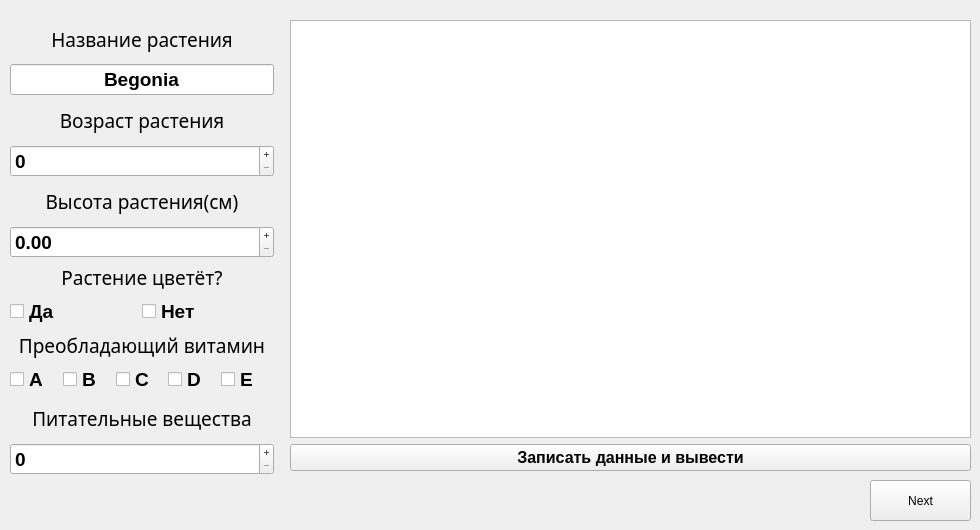
    <widget class="QWidget" name="page_3">
     <widget class="QWidget" name="verticalLayoutWidget_11">
      <property name="geometry">
       <rect>
        <x>10</x>
        <y>20</y>
        <width>264</width>
        <height>455</height>
       </rect>
      </property>
      <layout class="QGridLayout" name="gridLayout">
       <property name="leftMargin">
        <number>0</number>
       </property>
       <item row="0" column="0">
        <layout class="QVBoxLayout" name="verticalLayout_18">
         <item>
          <widget class="QLabel" name="label_15">
           <property name="font">
            <font>
             <family>Waree</family>
             <pointsize>14</pointsize>
             <bold>false</bold>
            </font>
           </property>
           <property name="text">
            <string>Название растения</string>
           </property>
           <property name="alignment">
            <set>Qt::AlignCenter</set>
           </property>
          </widget>
         </item>
         <item>
          <widget class="QLineEdit" name="nameEdit_3">
           <property name="font">
            <font>
             <pointsize>14</pointsize>
             <bold>true</bold>
            </font>
           </property>
           <property name="text">
            <string>Begonia</string>
           </property>
           <property name="alignment">
            <set>Qt::AlignCenter</set>
           </property>
           <property name="readOnly">
            <bool>true</bool>
           </property>
          </widget>
         </item>
        </layout>
       </item>
       <item row="1" column="0">
        <layout class="QVBoxLayout" name="verticalLayout_19">
         <item>
          <widget class="QLabel" name="label_16">
           <property name="font">
            <font>
             <family>Waree</family>
             <pointsize>14</pointsize>
             <bold>false</bold>
            </font>
           </property>
           <property name="text">
            <string>Возраст растения</string>
           </property>
           <property name="alignment">
            <set>Qt::AlignCenter</set>
           </property>
          </widget>
         </item>
         <item>
          <widget class="QSpinBox" name="ageBox_3">
           <property name="font">
            <font>
             <pointsize>14</pointsize>
             <bold>true</bold>
            </font>
           </property>
           <property name="buttonSymbols">
            <enum>QAbstractSpinBox::PlusMinus</enum>
           </property>
           <property name="maximum">
            <number>9999</number>
           </property>
          </widget>
         </item>
        </layout>
       </item>
       <item row="2" column="0">
        <layout class="QVBoxLayout" name="verticalLayout_20">
         <item>
          <widget class="QLabel" name="label_17">
           <property name="font">
            <font>
             <family>Waree</family>
             <pointsize>14</pointsize>
             <bold>false</bold>
            </font>
           </property>
           <property name="text">
            <string>Высота растения(см)</string>
           </property>
           <property name="alignment">
            <set>Qt::AlignCenter</set>
           </property>
          </widget>
         </item>
         <item>
          <widget class="QDoubleSpinBox" name="heightBox_3">
           <property name="font">
            <font>
             <pointsize>14</pointsize>
             <bold>true</bold>
            </font>
           </property>
           <property name="buttonSymbols">
            <enum>QAbstractSpinBox::PlusMinus</enum>
           </property>
           <property name="maximum">
            <double>99999.990000000005239</double>
           </property>
          </widget>
         </item>
        </layout>
       </item>
       <item row="3" column="0">
        <layout class="QVBoxLayout" name="verticalLayout_21">
         <item>
          <widget class="QLabel" name="label_18">
           <property name="sizePolicy">
            <sizepolicy hsizetype="Preferred" vsizetype="Fixed">
             <horstretch>0</horstretch>
             <verstretch>0</verstretch>
            </sizepolicy>
           </property>
           <property name="font">
            <font>
             <family>Waree</family>
             <pointsize>14</pointsize>
             <bold>false</bold>
            </font>
           </property>
           <property name="text">
            <string>Растение цветёт?</string>
           </property>
           <property name="alignment">
            <set>Qt::AlignCenter</set>
           </property>
          </widget>
         </item>
         <item>
          <layout class="QHBoxLayout" name="horizontalLayout_5">
           <property name="spacing">
            <number>0</number>
           </property>
           <property name="sizeConstraint">
            <enum>QLayout::SetDefaultConstraint</enum>
           </property>
           <item>
            <widget class="QCheckBox" name="yesBox_3">
             <property name="sizePolicy">
              <sizepolicy hsizetype="Minimum" vsizetype="Fixed">
               <horstretch>0</horstretch>
               <verstretch>0</verstretch>
              </sizepolicy>
             </property>
             <property name="font">
              <font>
               <pointsize>14</pointsize>
               <bold>true</bold>
              </font>
             </property>
             <property name="text">
              <string>Да</string>
             </property>
             <attribute name="buttonGroup">
              <string notr="true">buttonGroup_5</string>
             </attribute>
            </widget>
           </item>
           <item>
            <widget class="QCheckBox" name="noBox_3">
             <property name="sizePolicy">
              <sizepolicy hsizetype="Preferred" vsizetype="Fixed">
               <horstretch>0</horstretch>
               <verstretch>0</verstretch>
              </sizepolicy>
             </property>
             <property name="font">
              <font>
               <pointsize>14</pointsize>
               <bold>true</bold>
              </font>
             </property>
             <property name="text">
              <string>Нет</string>
             </property>
             <attribute name="buttonGroup">
              <string notr="true">buttonGroup_5</string>
             </attribute>
            </widget>
           </item>
          </layout>
         </item>
        </layout>
       </item>
       <item row="4" column="0">
        <layout class="QVBoxLayout" name="verticalLayout_22">
         <item>
          <widget class="QLabel" name="label_19">
           <property name="sizePolicy">
            <sizepolicy hsizetype="Preferred" vsizetype="Fixed">
             <horstretch>0</horstretch>
             <verstretch>0</verstretch>
            </sizepolicy>
           </property>
           <property name="font">
            <font>
             <family>Waree</family>
             <pointsize>14</pointsize>
             <bold>false</bold>
            </font>
           </property>
           <property name="text">
            <string>Преобладающий витамин</string>
           </property>
           <property name="alignment">
            <set>Qt::AlignCenter</set>
           </property>
          </widget>
         </item>
         <item>
          <layout class="QHBoxLayout" name="horizontalLayout_6">
           <property name="spacing">
            <number>0</number>
           </property>
           <property name="sizeConstraint">
            <enum>QLayout::SetDefaultConstraint</enum>
           </property>
           <item>
            <widget class="QCheckBox" name="aBox_3">
             <property name="sizePolicy">
              <sizepolicy hsizetype="Minimum" vsizetype="Fixed">
               <horstretch>0</horstretch>
               <verstretch>0</verstretch>
              </sizepolicy>
             </property>
             <property name="font">
              <font>
               <pointsize>14</pointsize>
               <bold>true</bold>
              </font>
             </property>
             <property name="text">
              <string>A</string>
             </property>
             <attribute name="buttonGroup">
              <string notr="true">buttonGroup_6</string>
             </attribute>
            </widget>
           </item>
           <item>
            <widget class="QCheckBox" name="bBox_3">
             <property name="sizePolicy">
              <sizepolicy hsizetype="Minimum" vsizetype="Fixed">
               <horstretch>0</horstretch>
               <verstretch>0</verstretch>
              </sizepolicy>
             </property>
             <property name="font">
              <font>
               <pointsize>14</pointsize>
               <bold>true</bold>
              </font>
             </property>
             <property name="text">
              <string>B</string>
             </property>
             <attribute name="buttonGroup">
              <string notr="true">buttonGroup_6</string>
             </attribute>
            </widget>
           </item>
           <item>
            <widget class="QCheckBox" name="cBox_3">
             <property name="sizePolicy">
              <sizepolicy hsizetype="Minimum" vsizetype="Fixed">
               <horstretch>0</horstretch>
               <verstretch>0</verstretch>
              </sizepolicy>
             </property>
             <property name="font">
              <font>
               <pointsize>14</pointsize>
               <bold>true</bold>
              </font>
             </property>
             <property name="text">
              <string>C</string>
             </property>
             <attribute name="buttonGroup">
              <string notr="true">buttonGroup_6</string>
             </attribute>
            </widget>
           </item>
           <item>
            <widget class="QCheckBox" name="dBox_3">
             <property name="sizePolicy">
              <sizepolicy hsizetype="Preferred" vsizetype="Fixed">
               <horstretch>0</horstretch>
               <verstretch>0</verstretch>
              </sizepolicy>
             </property>
             <property name="font">
              <font>
               <pointsize>14</pointsize>
               <bold>true</bold>
              </font>
             </property>
             <property name="text">
              <string>D</string>
             </property>
             <attribute name="buttonGroup">
              <string notr="true">buttonGroup_6</string>
             </attribute>
            </widget>
           </item>
           <item>
            <widget class="QCheckBox" name="eBox_3">
             <property name="sizePolicy">
              <sizepolicy hsizetype="Preferred" vsizetype="Fixed">
               <horstretch>0</horstretch>
               <verstretch>0</verstretch>
              </sizepolicy>
             </property>
             <property name="font">
              <font>
               <pointsize>14</pointsize>
               <bold>true</bold>
              </font>
             </property>
             <property name="text">
              <string>E</string>
             </property>
             <attribute name="buttonGroup">
              <string notr="true">buttonGroup_6</string>
             </attribute>
            </widget>
           </item>
          </layout>
         </item>
        </layout>
       </item>
       <item row="5" column="0">
        <layout class="QVBoxLayout" name="verticalLayout_23">
         <item>
          <widget class="QLabel" name="label_20">
           <property name="font">
            <font>
             <family>Waree</family>
             <pointsize>14</pointsize>
             <bold>false</bold>
            </font>
           </property>
           <property name="text">
            <string>Питательные вещества</string>
           </property>
           <property name="alignment">
            <set>Qt::AlignCenter</set>
           </property>
          </widget>
         </item>
         <item>
          <widget class="QSpinBox" name="nutrientsBox_3">
           <property name="font">
            <font>
             <pointsize>14</pointsize>
             <bold>true</bold>
            </font>
           </property>
           <property name="buttonSymbols">
            <enum>QAbstractSpinBox::PlusMinus</enum>
           </property>
           <property name="maximum">
            <number>9999</number>
           </property>
          </widget>
         </item>
        </layout>
       </item>
      </layout>
     </widget>
     <widget class="QPushButton" name="nextButton_3">
      <property name="geometry">
       <rect>
        <x>870</x>
        <y>480</y>
        <width>101</width>
        <height>41</height>
       </rect>
      </property>
      <property name="text">
       <string>Next</string>
      </property>
      <property name="iconSize">
       <size>
        <width>100</width>
        <height>80</height>
       </size>
      </property>
      <property name="flat">
       <bool>false</bool>
      </property>
     </widget>
     <widget class="QWidget" name="verticalLayoutWidget_12">
      <property name="geometry">
       <rect>
        <x>290</x>
        <y>20</y>
        <width>681</width>
        <height>451</height>
       </rect>
      </property>
      <layout class="QVBoxLayout" name="verticalLayout_24">
       <item>
        <widget class="QTextEdit" name="textEdit_3"/>
       </item>
       <item>
        <widget class="QPushButton" name="pushInputButton_3">
         <property name="font">
          <font>
           <pointsize>12</pointsize>
           <bold>true</bold>
          </font>
         </property>
         <property name="styleSheet">
          <string notr="true"/>
         </property>
         <property name="text">
          <string>Записать данные и вывести</string>
         </property>
        </widget>
       </item>
      </layout>
     </widget>
    </widget>
